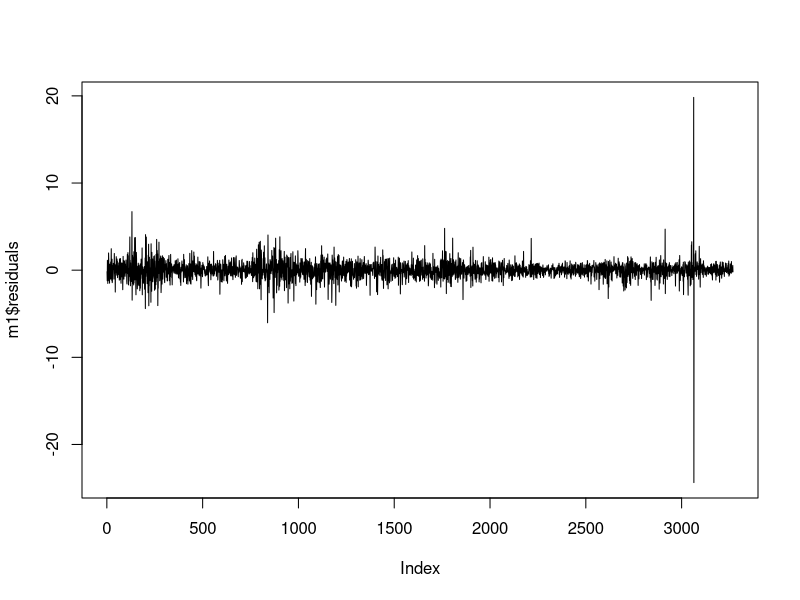
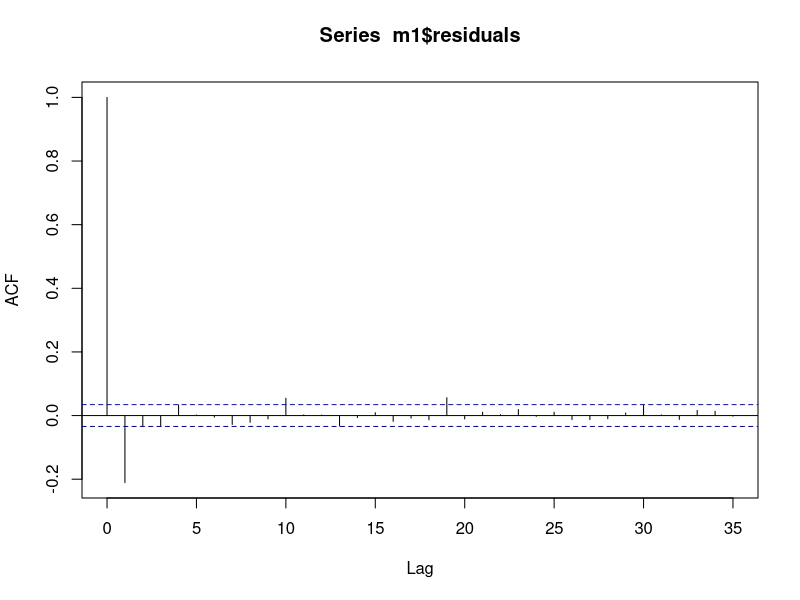
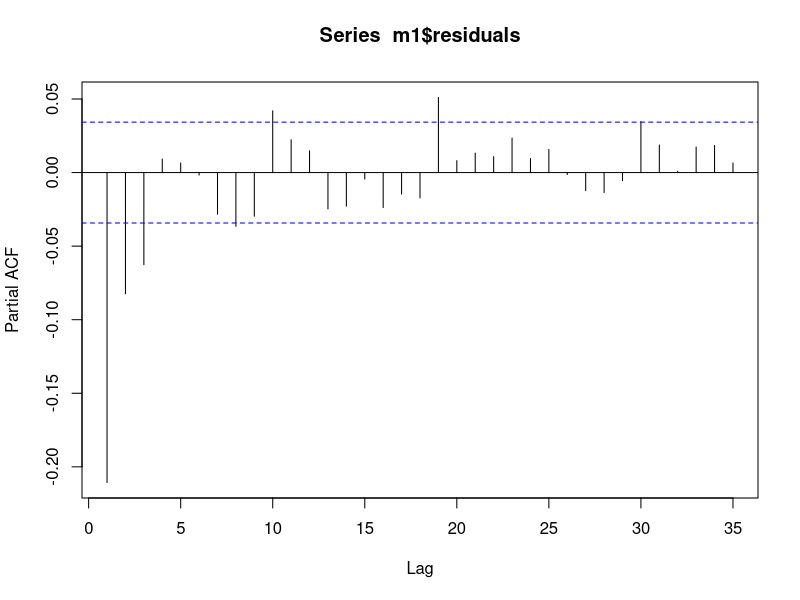
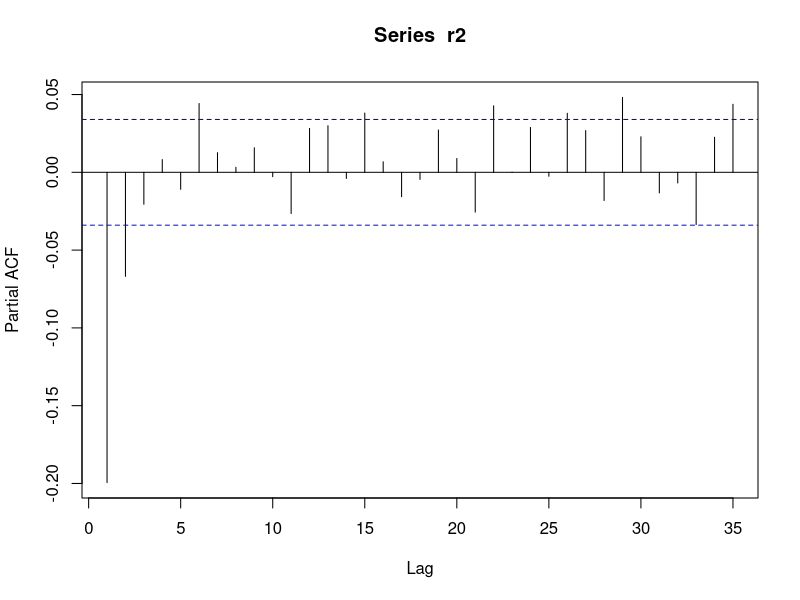
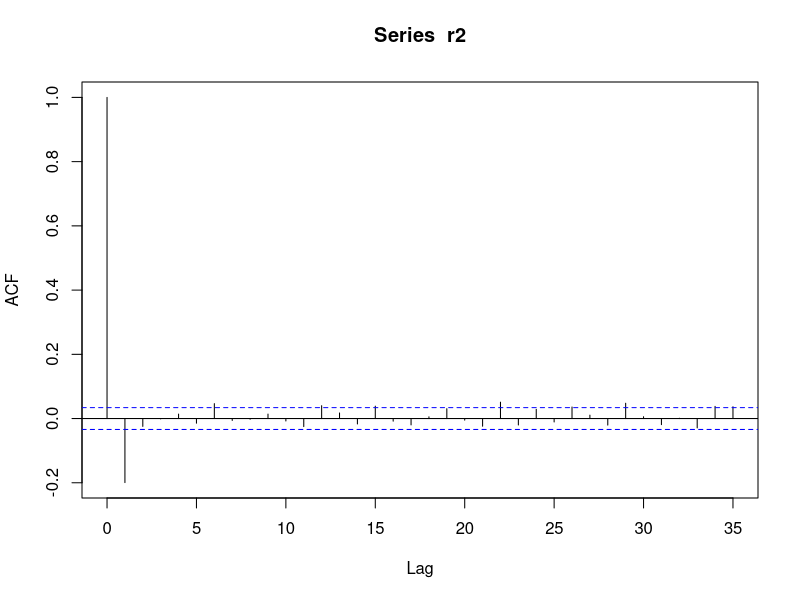
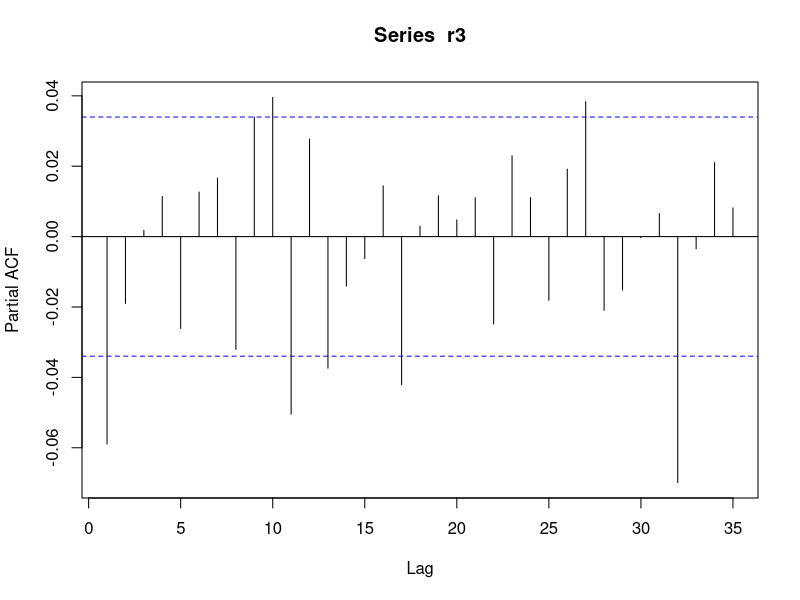
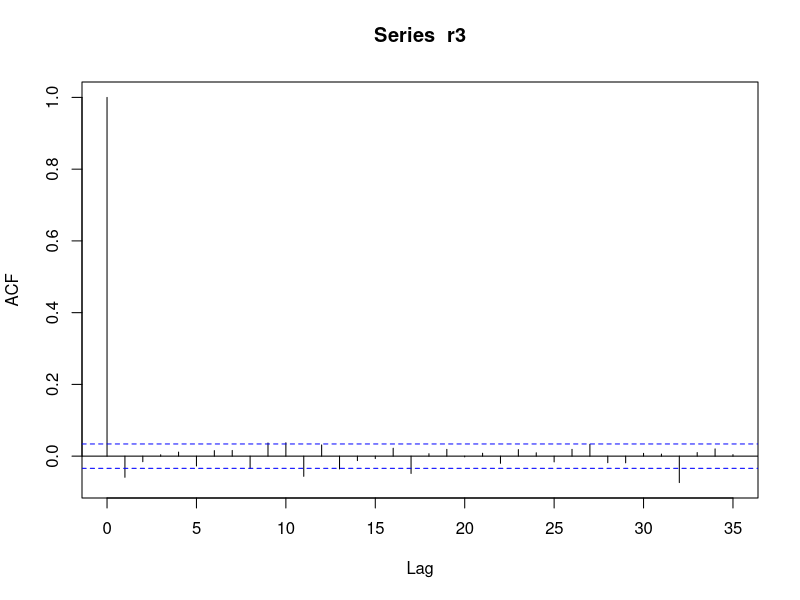

Recreate these plots in R, in order.
library(tseries)
library(stats)
library(forecast)
#=============================
# ARIMAX MODEL
#=============================

rt <- read.csv("data/train.csv",header = T)
tail(rt)
nrow(rt)

r1 = diff(rt$brent_Price)
r2 = diff(rt$wti_Price)
r3 = diff(rt$XLE)
r4 = diff(rt$brent_Price,lag=60)

y <- r1[61:length(r1)]
x <- cbind(
  WTI = r2[61:length(r2)],
  XLE = r3[61:length(r3)],
  Brent_60_Lag1 = r4[-length(r4)]
)

m1 <- lm(y~-1+x)
summary(m1)

# =====================================
# FIT ARIMAX
# =====================================
plot(m1$residuals,type='l')
acf(m1$residuals)
pacf(m1$residuals)

m2 <- arima(
  y,
  order = c(3,0,0),
  xreg = x,
  include.mean = FALSE,
)

m2

Box.test(m2$residuals,lag=9,type='Ljung',fitdf = 3)

#Test model
# Forecast WTI
pacf(r2)
acf(r2)

wti_model <- arima(
  r2,
  order = c(2,0,0),
  include.mean = FALSE
)
wti_model

Box.test(wti_model$residuals ,fitdf=2, type='Ljung', lag=10)

# Forecast XLE
pacf(r3)
acf(r3)

xle_model <- arima(
  r3,
  order = c(1,0,0),
  include.mean = FALSE
)
xle_model

Box.test(xle_model$residuals, fitdf=1, type='Ljung', lag=10)

# =====================================
# ROLLING-WINDOW ARIMAX BACKTEST
# PERIODIC PARAMETER RE-ESTIMATION
# =====================================

rt <- read.csv("data/train.csv", header=T)
test <- read.csv("data/test.csv", header=T)

cols <- c("brent_Price", "wti_Price", "XLE")

train_data <- as.matrix(rt[, cols])
test_data <- as.matrix(test[, cols])

storage.mode(train_data) <- "double"
storage.mode(test_data) <- "double"

stopifnot(
  all(is.finite(train_data)),
  all(is.finite(test_data))
)

# SETTINGS

horizons <- c(1, 5, 20, 60)

step <- 10
window_size <- 1000
refit_every <- 20
max_h <- max(horizons)

stopifnot(refit_every %% step == 0)

origins <- seq(
  1,
  nrow(test_data) - max_h + 1,
  by = step
)

cat("Forecast origins:", length(origins), "\n")

# =====================================
# CONSTRUCT MODEL DATA
# =====================================

make_model_data <- function(window) {
  
  b <- window[, 1]
  w <- window[, 2]
  e <- window[, 3]
  
  n <- length(b)
  
  # Daily changes
  dy <- diff(b)
  dw <- diff(w)
  dx <- diff(e)
  
  # Target dates: 62, ..., n
  t <- 62:n
  
  # Lagged 60-day Brent change
  brent_lag60 <- b[t - 1] - b[t - 61]
  
  y <- dy[t - 1]
  
  x <- cbind(
    WTI = dw[t - 1],
    XLE = dx[t - 1],
    Brent_60_Lag1 = brent_lag60
  )
  
  stopifnot(length(y) == nrow(x))
  
  list(
    y = y,
    x = x,
    dw = dw,
    dx = dx
  )
}

# =====================================
# RECURSIVE BRENT FORECAST
# =====================================

forecast_brent_recursive <- function(
    model_brent,
    model_data,
    brent_history,
    pred_wti,
    pred_xle,
    h = 60
) {
  
  cf <- coef(model_brent)
  
  beta_w <- unname(cf["WTI"])
  beta_x <- unname(cf["XLE"])
  gamma <- unname(cf["Brent_60_Lag1"])
  
  phi <- unname(cf[c("ar1", "ar2", "ar3")])
  
  # Historical regression errors
  u <- as.numeric(
    model_data$y -
      model_data$x %*% c(beta_w, beta_x, gamma)
  )
  
  # Forecast AR(3) regression errors
  u_all <- c(u, rep(NA_real_, h))
  n_u <- length(u)
  
  for (k in seq_len(h)) {
    
    t <- n_u + k
    
    u_all[t] <- (
      phi[1] * u_all[t - 1] +
        phi[2] * u_all[t - 2] +
        phi[3] * u_all[t - 3]
    )
  }
  
  pred_u <- tail(u_all, h)
  
  # Recursive Brent price forecast
  b <- as.numeric(brent_history)
  n <- length(b)
  
  all_prices <- c(b, rep(NA_real_, h))
  
  for (k in seq_len(h)) {
    
    t <- n + k
    
    brent_lag60 <- (
      all_prices[t - 1] -
        all_prices[t - 61]
    )
    
    pred_change <- (
      beta_w * pred_wti[k] +
        beta_x * pred_xle[k] +
        gamma * brent_lag60 +
        pred_u[k]
    )
    
    all_prices[t] <- (
      all_prices[t - 1] + pred_change
    )
  }
  
  tail(all_prices, h)
}

# =====================================
# STORAGE
# =====================================

actual <- matrix(
  NA_real_,
  nrow = length(origins),
  ncol = length(horizons)
)

predicted <- actual
origin_price <- numeric(length(origins))

model_brent <- NULL
model_wti <- NULL
model_xle <- NULL

# =====================================
# ROLLING BACKTEST
# =====================================

for (j in seq_along(origins)) {
  
  i <- origins[j]
  
  # Available historical observations
  if (i == 1) {
    
    history <- train_data
    
  } else {
    
    history <- rbind(
      train_data,
      test_data[1:(i-1), , drop = FALSE]
    )
  }
  
  n_hist <- nrow(history)
  
  # Rolling window
  window <- tail(history, window_size)
  
  md <- make_model_data(window)
  
  # Refit every 20 days
  if ((j - 1) %% (refit_every / step) == 0) {
    
    # WTI AR(2)
    model_wti <- forecast::Arima(
      md$dw,
      order = c(2, 0, 0),
      include.mean = FALSE
    )
    
    # XLE AR(1)
    model_xle <- forecast::Arima(
      md$dx,
      order = c(1, 0, 0),
      include.mean = FALSE
    )
    
    # Brent ARIMAX(3,0,0)
    model_brent <- forecast::Arima(
      md$y,
      order = c(3, 0, 0),
      xreg = md$x,
      include.mean = FALSE
    )
    
  } else {
    
    # Update model states without re-estimation
    model_wti <- forecast::Arima(
      md$dw,
      model = model_wti
    )
    
    model_xle <- forecast::Arima(
      md$dx,
      model = model_xle
    )
    
    model_brent <- forecast::Arima(
      md$y,
      xreg = md$x,
      model = model_brent
    )
  }
  
  # Forecast WTI and XLE daily changes
  pred_wti <- as.numeric(
    forecast(model_wti, h = max_h)$mean
  )
  
  pred_xle <- as.numeric(
    forecast(model_xle, h = max_h)$mean
  )
  
  # Forecast Brent prices
  pred_price <- forecast_brent_recursive(
    model_brent = model_brent,
    model_data = md,
    brent_history = window[, 1],
    pred_wti = pred_wti,
    pred_xle = pred_xle,
    h = max_h
  )
  
  # Store actual and predicted prices
  origin_price[j] <- history[n_hist, 1]
  
  for (k in seq_along(horizons)) {
    
    h <- horizons[k]
    
    predicted[j, k] <- pred_price[h]
    actual[j, k] <- test_data[i + h - 1, 1]
  }
  
  if (j %% 10 == 0) {
    cat(
      "Completed", j, "of",
      length(origins), "origins\n"
    )
  }
}

# =====================================
# CHECK COMPLETENESS
# =====================================

stopifnot(
  all(is.finite(actual)),
  all(is.finite(predicted)),
  all(is.finite(origin_price))
)

cat("\nRolling ARIMAX Backtest Completed!\n")

# =====================================
# EVALUATION METRICS
# =====================================

performance_arimax <- data.frame(
  Horizon = horizons,
  MAE = NA_real_,
  RMSE = NA_real_,
  DA = NA_real_,
  MAPE = NA_real_
)

for (k in seq_along(horizons)) {
  
  error <- actual[, k] - predicted[, k]
  
  actual_change <- actual[, k] - origin_price
  predicted_change <- predicted[, k] - origin_price
  
  # MAE
  performance_arimax$MAE[k] <- mean(abs(error))
  
  # RMSE
  performance_arimax$RMSE[k] <- sqrt(
    mean(error^2)
  )
  
  # Directional Accuracy
  valid <- actual_change != 0
  
  performance_arimax$DA[k] <- if (any(valid)) {
    mean(
      sign(actual_change[valid]) ==
        sign(predicted_change[valid])
    ) * 100
  } else {
    NA_real_
  }
  
  # MAPE
  valid_mape <- actual[, k] != 0
  
  performance_arimax$MAPE[k] <- if (any(valid_mape)) {
    mean(
      abs(
        error[valid_mape] /
          actual[valid_mape, k]
      )
    ) * 100
  } else {
    NA_real_
  }
}

# =====================================
# FINAL RESULTS & CSV EXPORT
# =====================================

# Set output directory
results_dir <- "oil_price_forecast/results"

dir.create(
  results_dir,
  showWarnings = FALSE,
  recursive = TRUE
)

# =====================================
# 1. EXPORT PERFORMANCE METRICS
# =====================================

cat("\nARIMAX ROLLING BACKTEST PERFORMANCE\n")

print(round(performance_arimax, 4))

write.csv(
  performance_arimax,
  file.path(results_dir, "arimax_performance.csv"),
  row.names = FALSE
)

# =====================================
# 2. EXPORT BACKTEST PREDICTIONS
# =====================================

# Convert dates
rt$Date <- as.Date(rt$Date)
test$Date <- as.Date(test$Date)

# Forecast origin dates
origin_dates <- c(
  tail(rt$Date, 1),
  test$Date[origins[-1] - 1]
)

# Export predictions for each horizon
for (k in seq_along(horizons)) {
  
  h <- horizons[k]
  
  # Actual target dates
  target_dates <- test$Date[origins + h - 1]
  
  # Historical forecast results
  forecast_df <- data.frame(
    Origin_Date = origin_dates,
    Target_Date = target_dates,
    Origin_Price = origin_price,
    Actual = actual[, k],
    Predicted = predicted[, k]
  )
  
  # Save CSV
  file_path <- file.path(
    results_dir,
    paste0("arimax_backtest_h", h, ".csv")
  )
  
  write.csv(
    forecast_df,
    file_path,
    row.names = FALSE
  )
  
  cat("Saved:", file_path, "\n")
}

cat("\nAll ARIMAX backtest CSV files exported successfully!\n")
